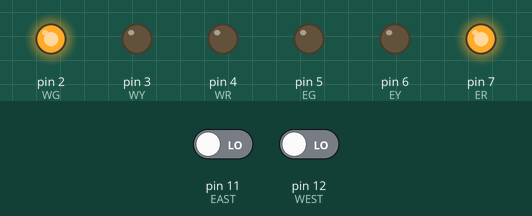
The sketch below on a simulated Arduino Uno, built with avr-gcc and run on an emulated ATmega328P. Shown: output pins drawn as LEDs (lit = HIGH). The inputs (shaded band) are chosen by the test bench; at power-on: pin 11 (EAST) LOW, pin 12 (WEST) LOW.

Above: at 1.2 s.
1.3 s: pin 11 (EAST) driven HIGH
At 2.7 s:
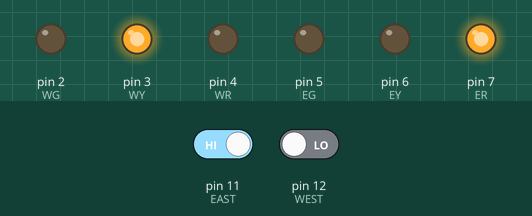
4.3 s: pin 12 (WEST) driven HIGH
At 5.0 s:
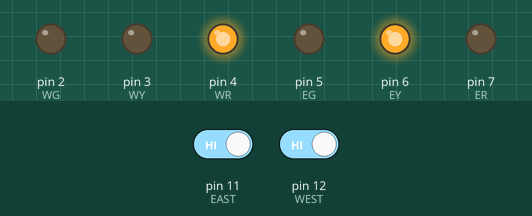
7.3 s: pin 12 (WEST) driven LOW
At 9.3 s:
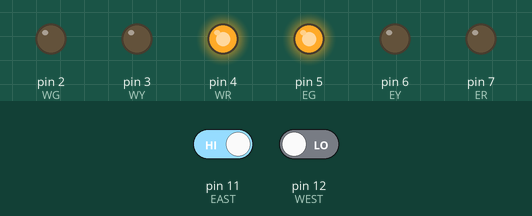
Timing chart, 0 to 10.8 s (numbered marks = the images above; inputs shaded):
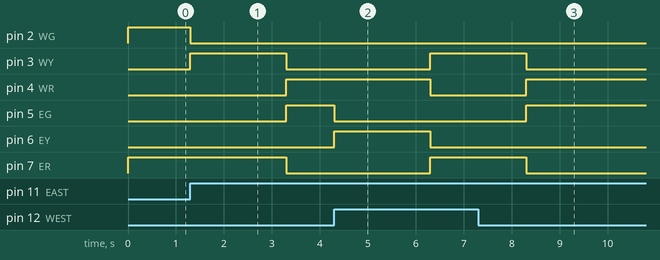

The sketch:

Traffic.ino
```cpp
#define EAST 11 //define pin 12 as the EAST SENSOR pin
#define WEST 12 //define pin 13 as the WEST SENSOR pin
#define WG 2 //define pin 12 as the LED pin
#define WY 3 //define pin 12 as the LED pin
#define WR 4 //define pin 12 as the LED pin
#define EG 5 //define pin 12 as the LED pin
#define EY 6 //define pin 12 as the LED pin
#define ER 7 //define pin 12 as the LED pin
void setup()
{
pinMode(WG, OUTPUT); //set pin 2 as an output
pinMode(WY, OUTPUT); //set pin 3 as an output
pinMode(WR, OUTPUT); //set pin 4 as an output
pinMode(EG, OUTPUT); //set pin 5 as an output
pinMode(EY, OUTPUT); //set pin 6 as an output
pinMode(ER, OUTPUT); //set pin 7 as an output
pinMode(WEST, INPUT); // set pin 12 as input
pinMode(EAST, INPUT); // set pin 13 as input
digitalWrite(WG, HIGH); //initially turn on West Green
digitalWrite(ER, HIGH); //turn on EAST RED
}

void loop()
{
  if (digitalRead(WG) == HIGH)
  {
    if (digitalRead(EAST) == HIGH)
    {
      digitalWrite(WG, LOW); //turn of west green
      digitalWrite(WY, HIGH);
      delay(2000);
      digitalWrite(WY, LOW); //turn off west yellow
      digitalWrite(WR, HIGH);
      digitalWrite(EG, HIGH);
      digitalWrite(ER, LOW);
    }
  }
  if (digitalRead(WG) == LOW)
  {
    if (digitalRead(WEST) == HIGH)
    {
      digitalWrite(EG, LOW); //turn of west green
      digitalWrite(EY, HIGH);
      delay(2000);
      digitalWrite(EY, LOW); //turn off west yellow
      digitalWrite(ER, HIGH);
      digitalWrite(WG, HIGH);
      digitalWrite(WR, LOW);
    }
  }
}
```

Measured:
- after the input at 1.3 s, pin 2 (WG): HIGH → LOW at once; pin 3 (WY): LOW → HIGH at once, → LOW 2.0 s later; pin 4 (WR), pin 5 (EG): LOW → HIGH after 2.0 s; pin 7 (ER): HIGH → LOW after 2.0 s
- after the input at 4.3 s, pin 3 (WY), pin 7 (ER): LOW → HIGH after 2.0 s; pin 4 (WR): HIGH → LOW after 2.0 s; pin 5 (EG): HIGH → LOW at once; pin 6 (EY): LOW → HIGH at once, → LOW 2.0 s later
- after the input at 7.3 s, pin 3 (WY), pin 7 (ER): goes on until 8.3 s, then stays LOW; pin 4 (WR): goes on until 8.3 s, then stays HIGH; pin 5 (EG): LOW → HIGH after 1.0 s; pin 6 (EY): stops changing and stays LOW
